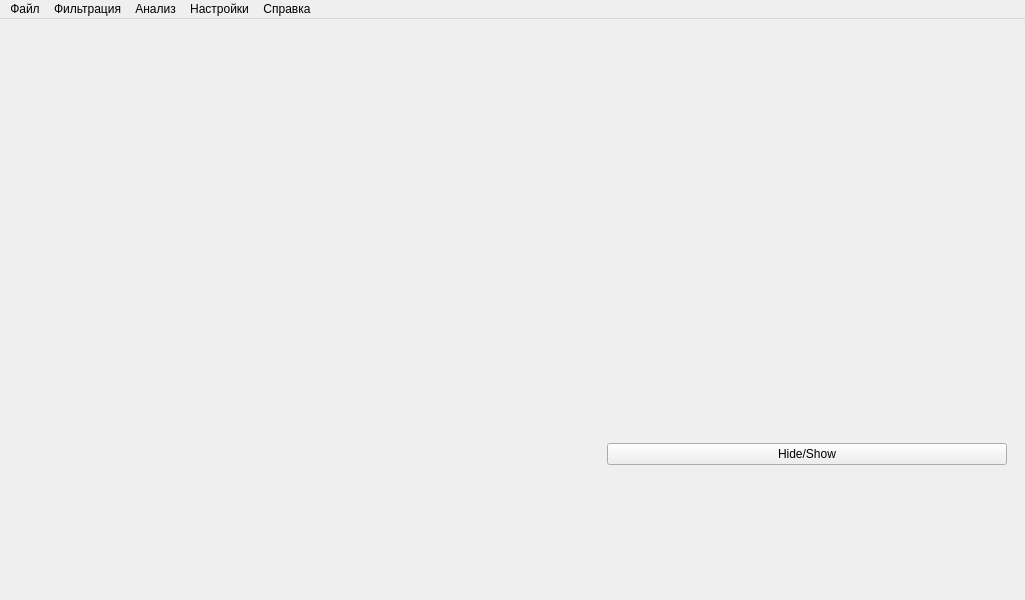
<?xml version="1.0" encoding="UTF-8"?>
<ui version="4.0">
 <class>MainWindow</class>
 <widget class="QMainWindow" name="MainWindow">
  <property name="geometry">
   <rect>
    <x>0</x>
    <y>0</y>
    <width>1025</width>
    <height>600</height>
   </rect>
  </property>
  <property name="minimumSize">
   <size>
    <width>400</width>
    <height>400</height>
   </size>
  </property>
  <property name="windowTitle">
   <string>DSP-ZaitsevVeniamin</string>
  </property>
  <widget class="QWidget" name="centralwidget">
   <layout class="QHBoxLayout" name="horizontalLayout">
    <item>
     <widget class="GraphicsLayoutWidget" name="MainGraph" native="true">
      <property name="sizePolicy">
       <sizepolicy hsizetype="Preferred" vsizetype="Preferred">
        <horstretch>0</horstretch>
        <verstretch>0</verstretch>
       </sizepolicy>
      </property>
      <layout class="QGridLayout" name="gridLayout">
       <item row="0" column="1">
        <widget class="GraphicsLayoutWidget" name="Channels" native="true">
         <property name="sizePolicy">
          <sizepolicy hsizetype="Fixed" vsizetype="Fixed">
           <horstretch>0</horstretch>
           <verstretch>0</verstretch>
          </sizepolicy>
         </property>
         <property name="minimumSize">
          <size>
           <width>400</width>
           <height>400</height>
          </size>
         </property>
         <property name="maximumSize">
          <size>
           <width>16777215</width>
           <height>16777215</height>
          </size>
         </property>
         <property name="baseSize">
          <size>
           <width>0</width>
           <height>0</height>
          </size>
         </property>
        </widget>
       </item>
       <item row="2" column="1">
        <spacer name="verticalSpacer">
         <property name="orientation">
          <enum>Qt::Vertical</enum>
         </property>
         <property name="sizeHint" stdset="0">
          <size>
           <width>20</width>
           <height>40</height>
          </size>
         </property>
        </spacer>
       </item>
       <item row="0" column="0">
        <spacer name="horizontalSpacer">
         <property name="orientation">
          <enum>Qt::Horizontal</enum>
         </property>
         <property name="sizeHint" stdset="0">
          <size>
           <width>40</width>
           <height>20</height>
          </size>
         </property>
        </spacer>
       </item>
       <item row="1" column="1">
        <widget class="QPushButton" name="HideButton">
         <property name="text">
          <string>Hide/Show</string>
         </property>
        </widget>
       </item>
      </layout>
     </widget>
    </item>
   </layout>
  </widget>
  <widget class="QMenuBar" name="menubar">
   <property name="geometry">
    <rect>
     <x>0</x>
     <y>0</y>
     <width>1025</width>
     <height>26</height>
    </rect>
   </property>
   <widget class="QMenu" name="menu123">
    <property name="title">
     <string>Файл</string>
    </property>
    <addaction name="FileOpen"/>
    <addaction name="fileSave"/>
   </widget>
   <widget class="QMenu" name="menu">
    <property name="title">
     <string>Фильтрация</string>
    </property>
   </widget>
   <widget class="QMenu" name="menu_2">
    <property name="title">
     <string>Анализ</string>
    </property>
    <widget class="QMenu" name="menu_5">
     <property name="title">
      <string>Инструменты</string>
     </property>
     <addaction name="SignalInfo"/>
     <addaction name="superpos"/>
    </widget>
    <widget class="QMenu" name="menu_6">
     <property name="title">
      <string>Моделирование</string>
     </property>
     <addaction name="model_1"/>
     <addaction name="model_2"/>
     <addaction name="model_3"/>
     <addaction name="model_4"/>
     <addaction name="model_5"/>
     <addaction name="model_6"/>
     <addaction name="separator"/>
     <addaction name="model_7"/>
     <addaction name="model_8"/>
     <addaction name="model_9"/>
     <addaction name="separator"/>
     <addaction name="model_10"/>
     <addaction name="model_11"/>
     <addaction name="model_12"/>
    </widget>
    <addaction name="menu_5"/>
    <addaction name="menu_6"/>
    <addaction name="stats"/>
    <addaction name="spectr"/>
    <addaction name="spectrogramm"/>
   </widget>
   <widget class="QMenu" name="menu_3">
    <property name="title">
     <string>Настройки</string>
    </property>
   </widget>
   <widget class="QMenu" name="menu_4">
    <property name="title">
     <string>Справка</string>
    </property>
    <addaction name="Info"/>
    <addaction name="test_button"/>
   </widget>
   <addaction name="menu123"/>
   <addaction name="menu"/>
   <addaction name="menu_2"/>
   <addaction name="menu_3"/>
   <addaction name="menu_4"/>
  </widget>
  <action name="FileOpen">
   <property name="text">
    <string>Открыть</string>
   </property>
  </action>
  <action name="Info">
   <property name="text">
    <string>О программе</string>
   </property>
  </action>
  <action name="SignalInfo">
   <property name="text">
    <string>Информация о сигнале</string>
   </property>
  </action>
  <action name="action_2">
   <property name="text">
    <string>задержанный единичный импульс</string>
   </property>
  </action>
  <action name="action_3">
   <property name="text">
    <string>сигнал с тональной огибающей</string>
   </property>
  </action>
  <action name="model_1">
   <property name="text">
    <string>задержанный единичный импульс</string>
   </property>
  </action>
  <action name="model_2">
   <property name="text">
    <string>задержанный единичный скачок</string>
   </property>
  </action>
  <action name="model_3">
   <property name="text">
    <string>дискретизированная убывающая экспонента</string>
   </property>
  </action>
  <action name="model_4">
   <property name="text">
    <string>дискретизированная синусоида</string>
   </property>
  </action>
  <action name="model_5">
   <property name="text">
    <string>&quot;мэандр&quot;</string>
   </property>
  </action>
  <action name="model_6">
   <property name="text">
    <string>&quot;пила&quot;</string>
   </property>
  </action>
  <action name="model_7">
   <property name="text">
    <string>сигнал с экспоненциальной огибающей</string>
   </property>
  </action>
  <action name="model_8">
   <property name="text">
    <string>сигнал с балансной огибающей</string>
   </property>
  </action>
  <action name="model_9">
   <property name="text">
    <string>сигнал с тональной огибающей</string>
   </property>
  </action>
  <action name="fileSave">
   <property name="text">
    <string>Сохранить</string>
   </property>
  </action>
  <action name="model_10">
   <property name="text">
    <string>белый шум,равномерно распределенный</string>
   </property>
  </action>
  <action name="model_11">
   <property name="text">
    <string>белый шум,распределенный по нормальному закону</string>
   </property>
  </action>
  <action name="model_12">
   <property name="text">
    <string>случайный сигнал авторегрессии</string>
   </property>
  </action>
  <action name="superpos">
   <property name="text">
    <string>Суперпозиция</string>
   </property>
  </action>
  <action name="stats">
   <property name="text">
    <string>Статистики</string>
   </property>
  </action>
  <action name="spectr">
   <property name="text">
    <string>Спектральный анализ</string>
   </property>
  </action>
  <action name="spectrogramm">
   <property name="text">
    <string>Спектрограмма</string>
   </property>
  </action>
  <action name="test_button">
   <property name="text">
    <string>тест</string>
   </property>
  </action>
 </widget>
 <customwidgets>
  <customwidget>
   <class>GraphicsLayoutWidget</class>
   <extends>QWidget</extends>
   <header>pyqtgraph</header>
   <container>1</container>
  </customwidget>
 </customwidgets>
 <resources/>
 <connections/>
</ui>
